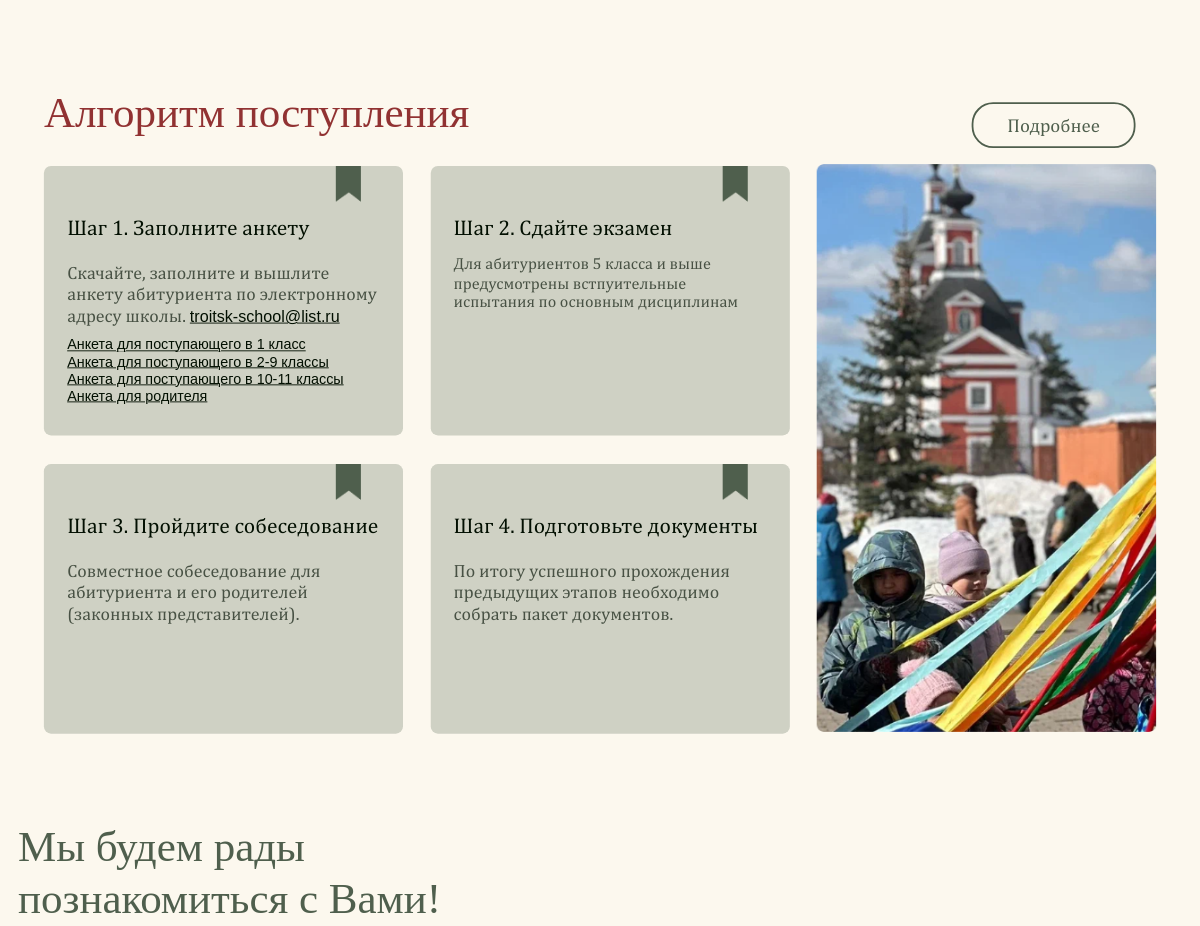
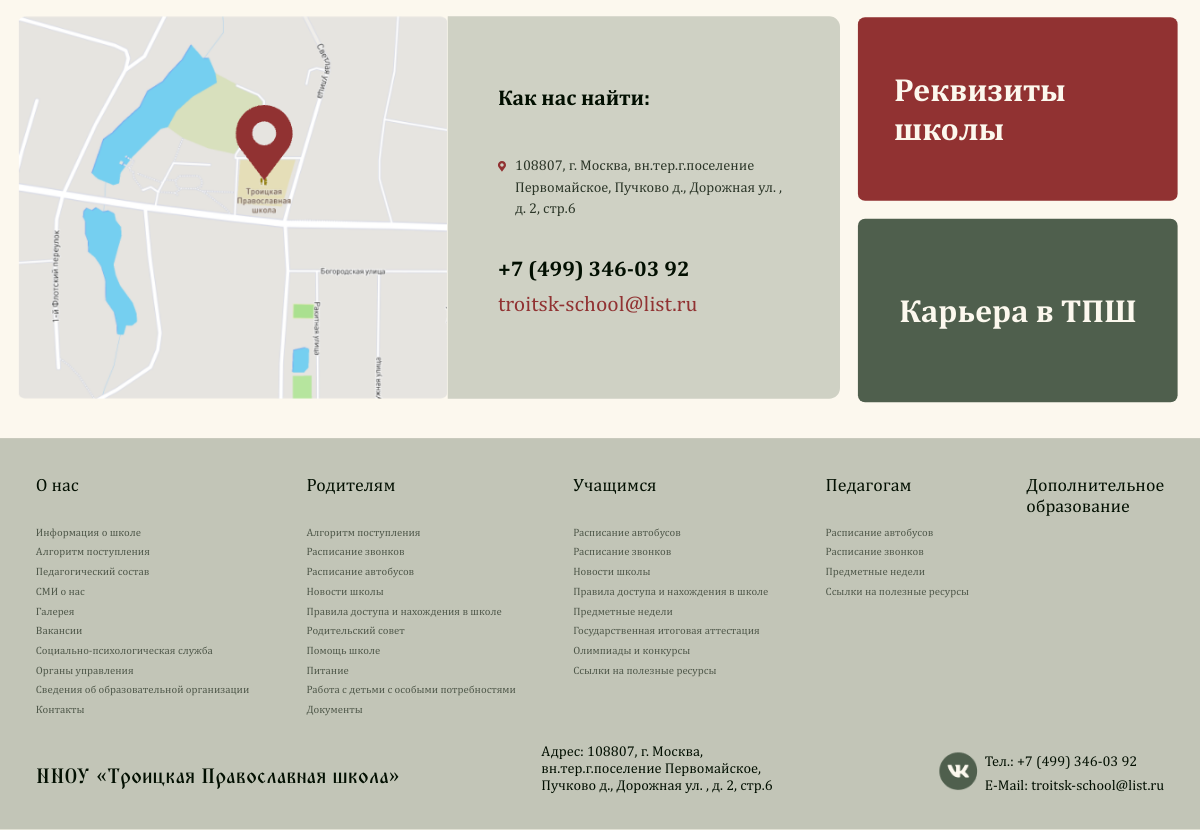
Before: / (lower part) with the older database file (2 pictures, top to bottom).
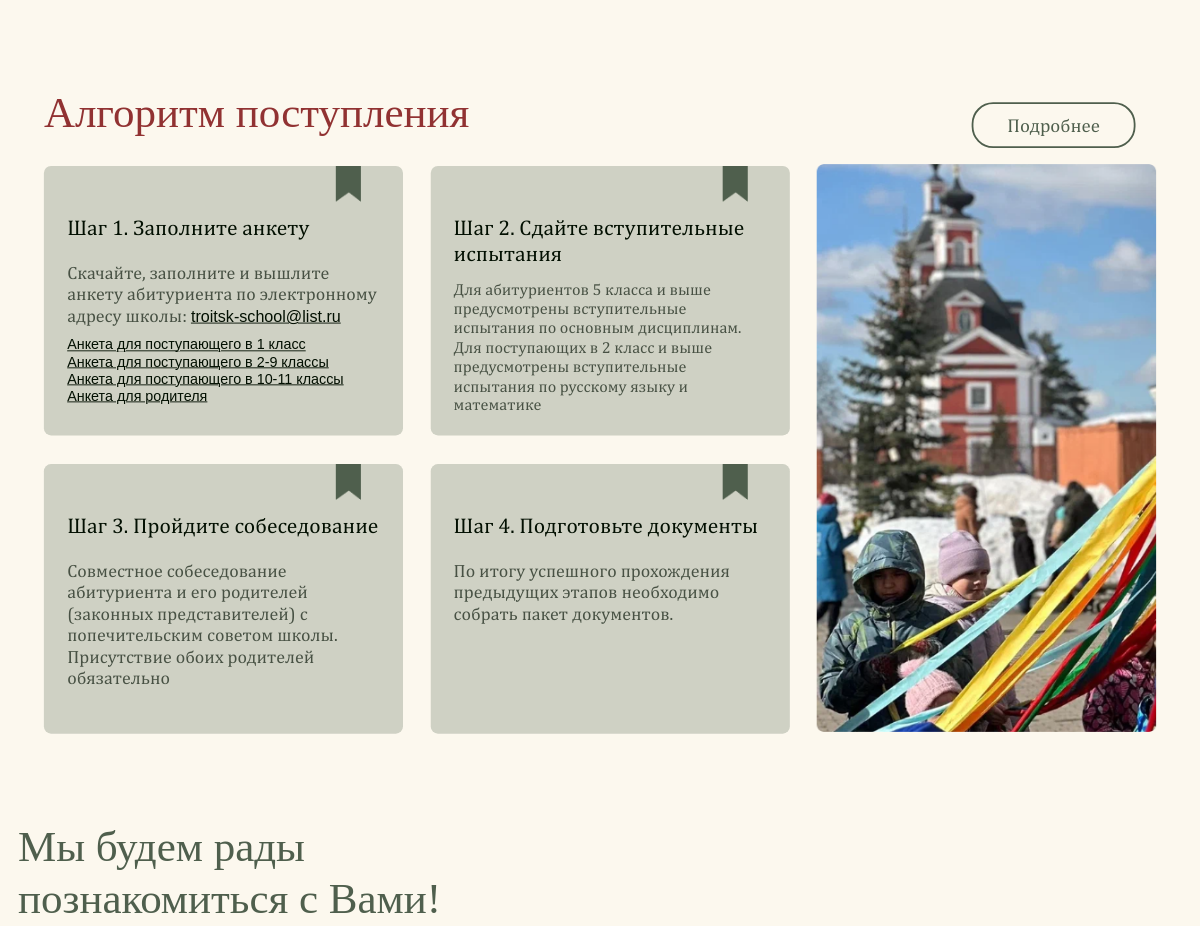
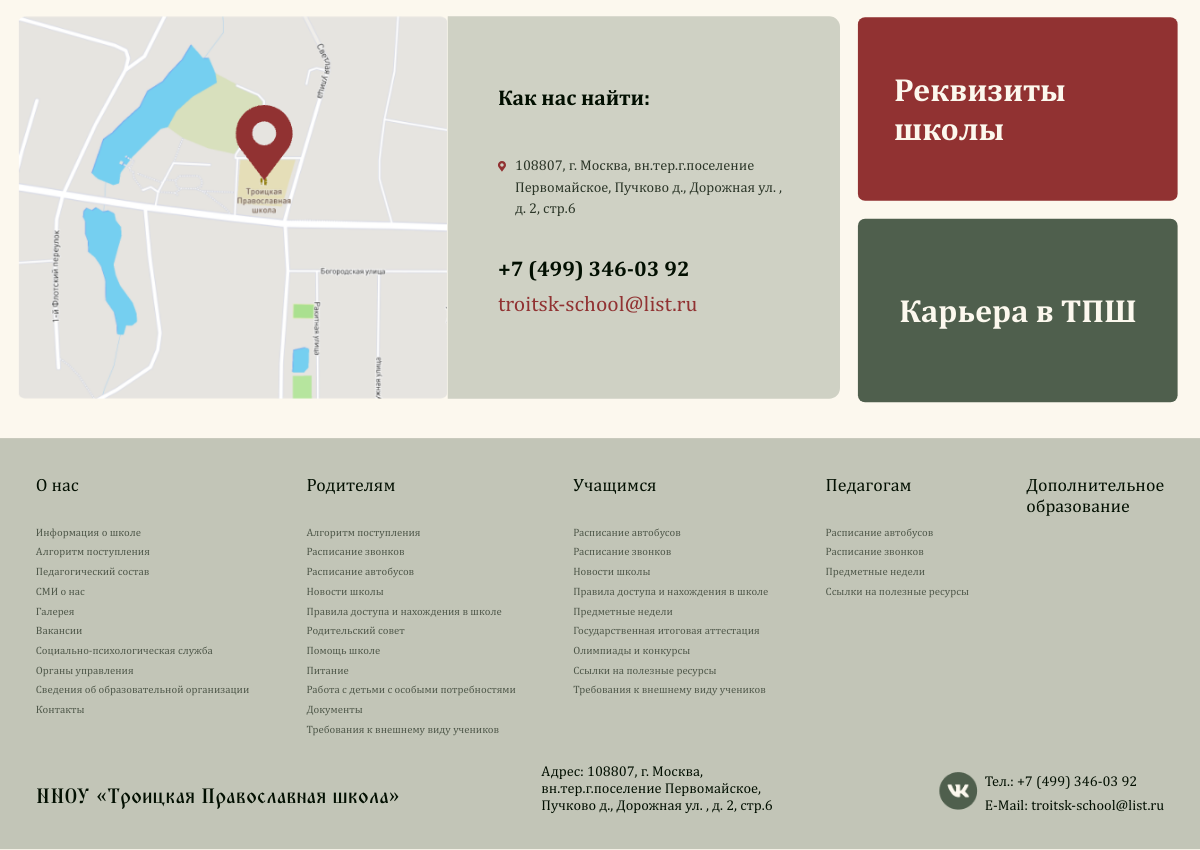
After: the same page with the newer database file (2 pictures, top to bottom).
### pages/models.py (models this page shows, shortened)
class MainPage(SingletonModel):
  hero_title = models.CharField("Заголовок на баннере", max_length=100)
  joining_step_1_title = models.CharField("Шаг 1 — заголовок", max_length=100)
  joining_step_1_description = models.CharField("Шаг 1 — описание", max_length=300)
  joining_step_2_title = models.CharField("Шаг 2 — заголовок", max_length=100)
  joining_step_2_description = models.CharField("Шаг 2 — описание", max_length=300)
  joining_step_3_title = models.CharField("Шаг 3 — заголовок", max_length=100)
  joining_step_3_description = models.CharField("Шаг 3 — описание", max_length=300)
  joining_step_4_title = models.CharField("Шаг 4 — заголовок", max_length=100)
  joining_step_4_description = models.CharField("Шаг 4 — описание", max_length=300)
  right_image = models.ImageField("Изображение справа", upload_to="main_page/right_image")
  class Meta:
    verbose_name = "Главная страница"
    verbose_name_plural = "Главная страница"

class Contact(SingletonModel):
  email = models.CharField("Электронная почта", max_length=100)
  phone = models.CharField("Телефон", max_length=100)
  address = models.CharField("Адрес", max_length=100)
  vk_link = models.CharField("Ссылка на VK", max_length=100)
  class Meta:
    verbose_name = "Контакты"
    verbose_name_plural = "Контакты"

class GenericPageB(models.Model):
  COLOR_CHOICES = [
    ('#913232', 'Красный'),
    ('#4F5F4D', 'Зелёный'),
  ]
  show_in_nav = models.BooleanField("Показать страницу в навигации?", default=False)
  category = models.ForeignKey(GenericPageCategory, verbose_name="Категория", on_delete=models.CASCADE, related_name="pages_b", null=True, blank=True)
  path = models.CharField("Путь к странице", max_length=800, null=True, blank=True)
  page_title = models.CharField("Название страницы", max_length=2000)
  description = models.TextField("Описание", max_length=20000)
  title_color = models.CharField("Цвет заголовка", max_length=7, choices=COLOR_CHOICES, default='#913232')
  is_navigational = models.BooleanField("Является ли страницей навигации?", default=False)
  class Meta:
    verbose_name = "Страница типа 'Б'"
    verbose_name_plural = "Страницы типа 'Б'"

### pages/views.py (the view)
# urls.py: path('', main_page, name="page_main"),
def main_page(request):
  contacts = Contact.objects.all()[0]
  current_lesson = get_current_lesson(BellSchedule)
  articles = Article.objects.all().filter(is_on_feed=True)
  main_page_info = MainPage.objects.all()[0]
  page_for_nav_a = GenericPageA.objects.all().filter(show_in_nav=True)
  page_for_nav_b = GenericPageB.objects.all().filter(show_in_nav=True)
  context = {
      'contacts': contacts,
      'articles': articles,
      'main_page_info': main_page_info,
      'page_for_nav_a': page_for_nav_a,
      'page_for_nav_b': page_for_nav_b,
      'current_lesson': current_lesson
  }
  return render(request, 'index.html', context)

### pages/templates/index.html (shortened to what this page needs)
{% extends 'generics/base.html' %}
{% load static %}
{% block content %}
<main class="main">
    <section class="hero-join">
    </section>
    <section class="become-family">
        <div class="container">
            <h2 class="become-family-title">Алгоритм поступления</h2>
            <div class="become-family-content">
                <div class="become-family-block">
                    <div class="become-family-box">
                        <img class="become-position" src="{% static 'assets/marka.png' %}" alt="">
                        <h3 class="become-box-title">{{ main_page_info.joining_step_1_title }}</h3>
                        <p class="become-box-text">
                            {{ main_page_info.joining_step_1_description }}
                            <a href="mailto:troitsk-school@list.ru" class="mister-link">troitsk-school@list.ru</a>
                        </p>
                        <div style="display: flex; flex-direction: column; margin-top: 10px;">
                            <a class="mister-link" download href="https://tpsh.mskobr.ru/attach_files/dlya-postupayuschego-v-1-klass-tpsh.doc">Анкета для поступающего в 1 класс</a>
                            <a class="mister-link" download href="https://tpsh.mskobr.ru/attach_files/dlya-postupayuschego-v-2-9-klassyi-tpsh.doc">Анкета для поступающего в 2-9 классы</a>
                            <a class="mister-link" download href="https://tpsh.mskobr.ru/attach_files/dlya-postupayuschego-v-10-11-klassyi-tpsh.doc">Анкета для поступающего в 10-11 классы</a>
                            <a class="mister-link" download href="https://tpsh.mskobr.ru/attach_files/roditelskaya-anketa.pdf">Анкета для родителя</a>
                        </div>
                    </div>
                    <div class="become-family-box">
                        <img class="become-position" src="{% static 'assets/marka.png' %}" alt="">
                        <h3 class="become-box-title">{{ main_page_info.joining_step_3_title }}</h3>
                        <p class="become-box-text">{{ main_page_info.joining_step_3_description }}</p>
                    </div>
                </div>
                <div class="become-family-block">
                    <div class="become-family-box">
                        <img class="become-position" src="{% static 'assets/marka.png' %}" alt="">
                        <h3 class="become-box-title">{{ main_page_info.joining_step_2_title }}</h3>
                        <p class="become-box-text" style="font-size: 18px; padding-top: 15px;">{{ main_page_info.joining_step_2_description }}</p>
                    </div>
                    <div class="become-family-box">
                        <img class="become-position" src="{% static 'assets/marka.png' %}" alt="">
                        <h3 class="become-box-title">{{ main_page_info.joining_step_4_title }}</h3>
                        <p class="become-box-text">{{ main_page_info.joining_step_4_description }}</p>
                    </div>
                </div>
                <div class="become-family-left">
                    <a href="{% url 'page_append' %}" class="become-family-btn" style="display: flex; justify-content: center; align-items: center;">
                        Подробнее
                    </a>
                    <img class="become-family-img" src="{% static 'assets/image_59.png' %}" alt="">
                </div>
            </div>
        </div>
    </section>
    <section class="map">
        <div class="container">
            <h2 class="map-title">
                Мы будем рады <br>
                познакомиться с Вами!
            </h2>
                {% include './partials/_contacts.html' with with_sidebar=True %}
        </div>
    </section>
</main>
{% endblock %}

### pages/templates/generics/base.html (shortened to what this page needs)
{% load static %}
{% load compress %}
<!doctype html>
<html lang="en">
<head>
    <link rel="stylesheet" href="{% static 'css/index.css' %}">
</head>
<body>
  <div id="app">
    {% block content %}{% endblock %}
    {% include './_footer.html' %}
  </div>
</body>
</html>

### pages/templates/generics/_header.html (shortened to what this page needs)
{% load static %}

### pages/templates/partials/_contacts.html (shortened to what this page needs)
{% load static %}
<div class="map-block">
    <div class="map-box">
        <img class="MapMaker" src="{% static 'assets/MapMaker.png' %}" alt="">
        <img class="el-map-img" src="{% static 'assets/el_map-marker.png' %}" alt="">
        <div class="map-content" style="border-top-right-radius: 12px; border-bottom-right-radius: 12px;">
            <h2 class="map-content-title">
                Как нас найти:
            </h2>
            <div class="map-wrap">
                <p class="map-box-text">
                {{ contacts.address }}
                </p>
            </div>
            <p class="map-content-title">{{ contacts.phone }}</p>
            <a href="mailto:{{ contacts.email }}" class="map-red">
                {{ contacts.email }}
            </a>
        </div>
    </div>
    {% if with_sidebar %}
    <div class="map-boxing-block">
        <a href="{% url 'page_school_information_detail' 3 %}" class="map-box-red" style="display: flex; justify-content: center; align-items: center;">
            <p class="map-red-title" style="font-size: 36px;">
                Реквизиты школы
            </p>
        </a>
        <a href="{% url 'page_vacancy' %}" class="map-box-green" style="display: flex; justify-content: center; align-items: center;">
            <p class="map-red-title" style="font-size: 36px;">
                Карьера в ТПШ
            </p>
        </a>
    </div>
    {% endif %}
</div>

### pages/templates/generics/_footer.html (shortened to what this page needs)
{% load static %}
<footer class="footer">
  <div class="container">
    <div class="footer-colums">
      <div class="footer__columns">
        <p><a style="font-weight: 500;" href="{% url 'page_type_b' 9 %}">О нас</a></p>
        <p><a class="footer__text" href="{% url 'page_school_information_main' %}">Информация о школе</a></p>
        <p><a class="footer__text" href="{% url 'page_append' %}">Алгоритм поступления</a></p>
        <p><a class="footer__text" href="{% url 'page_teachers' %}">Педагогический состав</a></p>
        <p><a class="footer__text" href="{% url 'page_news' %}">СМИ о нас</a></p>
        <p><a class="footer__text" href="{% url 'page_gallery' %}">Галерея</a></p>
        <p><a class="footer__text" href="{% url 'page_vacancy' %}">Вакансии</a></p>
        <p><a class="footer__text" href="{% url 'page_social_psychology' %}">Социально-психологическая служба</a></p>
        <p><a class="footer__text" href="{% url 'page_administrative_control' %}">Органы управления</a></p>
        <p><a class="footer__text" href="{% url 'page_additional_organization' %}">Сведения об образовательной организации</a></p>
        <p><a class="footer__text" href="{% url 'page_contacts' %}">Контакты</a></p>
      </div>
      <div class="footer__columns">
        <p><a style="font-weight: 500;" href="{% url 'page_type_b' 10 %}">Родителям</a></p>
        <p><a class="footer__text" href="{% url 'page_append' %}">Алгоритм поступления</a></p>
        <p><a class="footer__text" href="{% url 'page_schedule' %}">Расписание звонков</a></p>
        <p><a class="footer__text" href="{% url 'page_schedule_bus' %}">Расписание автобусов</a></p>
        <p><a class="footer__text" href="{% url 'page_news' %}">Новости школы</a></p>
        <p><a class="footer__text" href="{% url 'page_type_b' 6 %}">Правила доступа и нахождения в школе</a></p>
        <p><a class="footer__text" href="{% url 'page_administrative_control_detail' 3 %}">Родительский совет</a></p>
        <p><a class="footer__text" href="{% url 'page_school_information_detail' 3 %}">Помощь школе</a></p>
        <p><a class="footer__text" href="{% url 'page_cuisine' %}">Питание</a></p>
        <p><a class="footer__text" href="#">Работа с детьми с особыми потребностями</a></p>
        <p><a class="footer__text" href="#">Документы</a></p>
        {% for page in page_for_nav_b %}
        {% if page.category.name == 'Родителям' %}
        <p><a class="footer__text" href="{% url 'page_type_b' page.id %}">{{ page.page_title }}</a></p>
        {% endif %}
        {% endfor %}
      </div>
      <div class="footer__columns">
        <p><a style="font-weight: 500;" href="{% url 'page_type_b' 11 %}">Учащимся</a></p>
        <p><a class="footer__text" href="{% url 'page_schedule_bus' %}">Расписание автобусов</a></p>
        <p><a class="footer__text" href="{% url 'page_schedule' %}">Расписание звонков</a></p>
        <p><a class="footer__text" href="{% url 'page_news' %}">Новости школы</a></p>
        <p><a class="footer__text" href="{% url 'page_type_b' 3 %}">Правила доступа и нахождения в школе</a></p>
        <p><a class="footer__text" href="{% url 'page_subjects' %}">Предметные недели</a></p>
        <p><a class="footer__text" href="{% url 'page_attestation' %}">Государственная итоговая аттестация</a></p>
        <p><a class="footer__text" href="{% url 'page_type_b' 1 %}">Олимпиады и конкурсы</a></p>
        <p><a class="footer__text" href="{% url 'page_type_b' 2 %}">Ссылки на полезные ресурсы</a></p>
        {% for page in page_for_nav_b %}
        {% if page.category.name == 'Учащимся' %}
        <p><a class="footer__text" href="{% url 'page_type_b' page.id %}">{{ page.page_title }}</a></p>
        {% endif %}
        {% endfor %}
      </div>
      <div class="footer__columns">
        <p><a style="font-weight: 500;" href="{% url 'page_type_b' 12 %}">Педагогам</a></p>
        <p><a class="footer__text" href="{% url 'page_schedule_bus' %}">Расписание автобусов</a></p>
        <p><a class="footer__text" href="{% url 'page_schedule' %}">Расписание звонков</a></p>
        <p><a class="footer__text" href="{% url 'page_subjects' %}">Предметные недели</a></p>
        <p><a class="footer__text" href="{% url 'page_type_b' 5 %}">Ссылки на полезные ресурсы</a></p>
      </div>
      <div class="footer__columns">
        <p><a style="font-weight: 500;" href="{% url 'page_additional_education' %}">Дополнительное <br> образование</a></p>
      </div>
    </div>
    <div class="footer__bottom">
      <a class="footer__name" href="{% url 'page_main' %}">ННОУ «Троицкая Православная школа»</a>
      <p class="footer__adres" style="width: 286px;">Адрес: {{ contacts.address }}</p>
      <div class="search-btn" style="display: flex; height: 46px; gap: 7.85px">
        <a href="{{ contacts.vk_link }}"><img class="vk" src="{% static 'assets/basil_vk-solid.png' %}" style="width: 43px; height: 42px;" alt=""></a>
        <div class="footer__contact" style="display: flex; flex-direction: column; justify-content: space-between;">
          <p class="footer__number">Тел.: {{ contacts.phone }}</p>
          <p class="footer__emil">E-Mail: {{ contacts.email }}</p>
        </div>
      </div>
    </div>
  </div>
</footer>

Changed rows visible on the page:
changed MainPage "Шаг 1. Заполните анкету": joining_step_1_description "Скачайте, заполните и вышлите анкету абитуриента по электронному адресу школы." → "Скачайте, заполните и вышлите анкету абитуриента по электронному адресу школы:"; joining_step_3_description "Совместное собеседование для абитуриента и его родителей (законных представителей)." → "Совместное собеседование абитуриента и его родителей (законных представителей) с попечительским советом школы. Присутствие обоих родителей обязательно"; joining_step_2_title "Шаг 2. Сдайте экзамен" → "Шаг 2. Сдайте вступительные испытания"; joining_step_2_description "Для абитуриентов 5 класса и выше предусмотрены встпуительные испытания по основным дисциплинам" → "…класса и выше предусмотрены вступительные испытания по основным дисциплинам. Для поступающих в 2 класс и выше предусмотрены вступительные испытания по русскому языку и математике"
added GenericPageB: page_title "Требования к внешнему виду учеников", shown under "Как нас найти:"
added GenericPageB: page_title "Требования к внешнему виду учеников"
